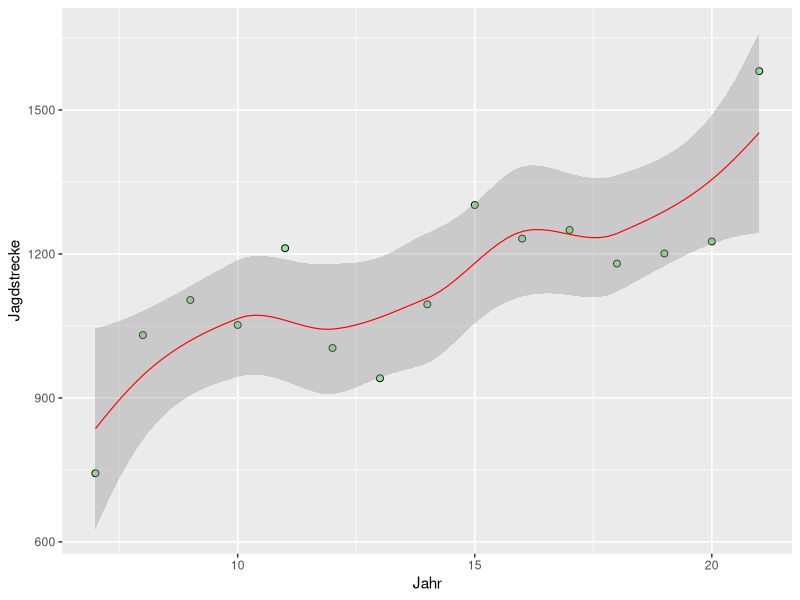
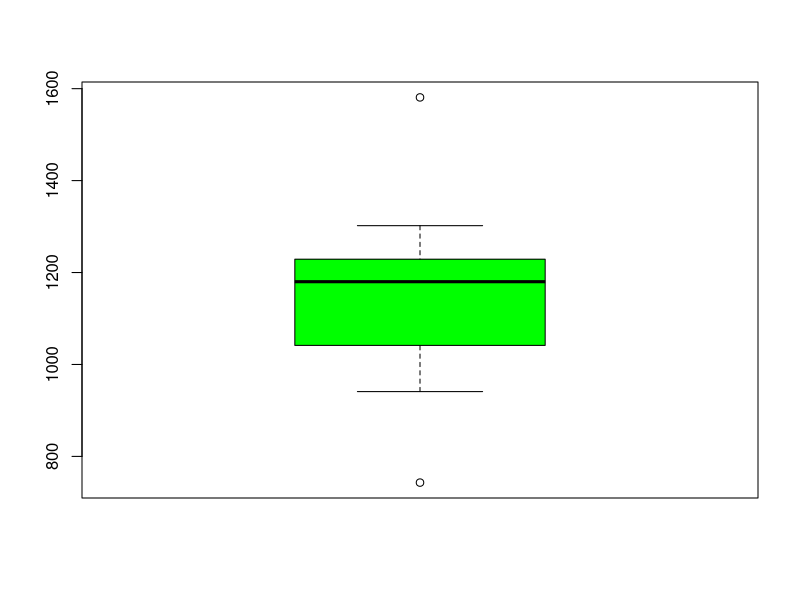
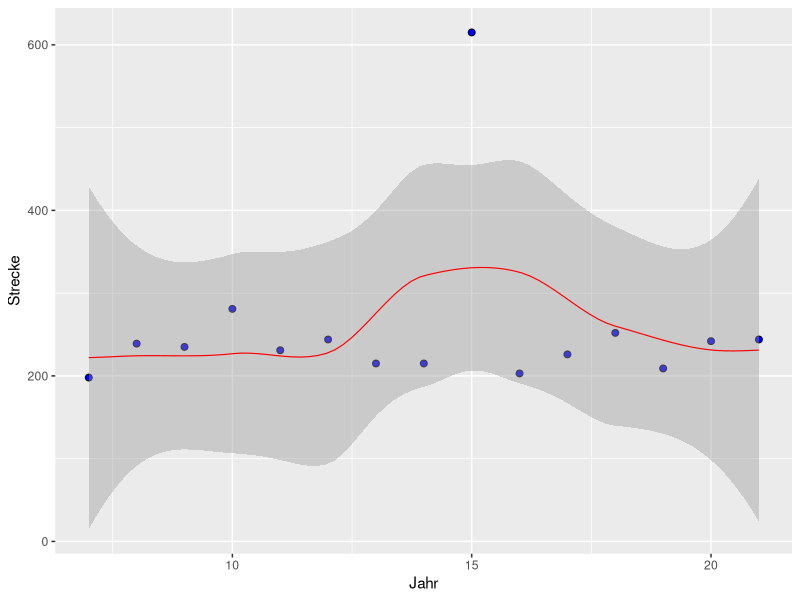
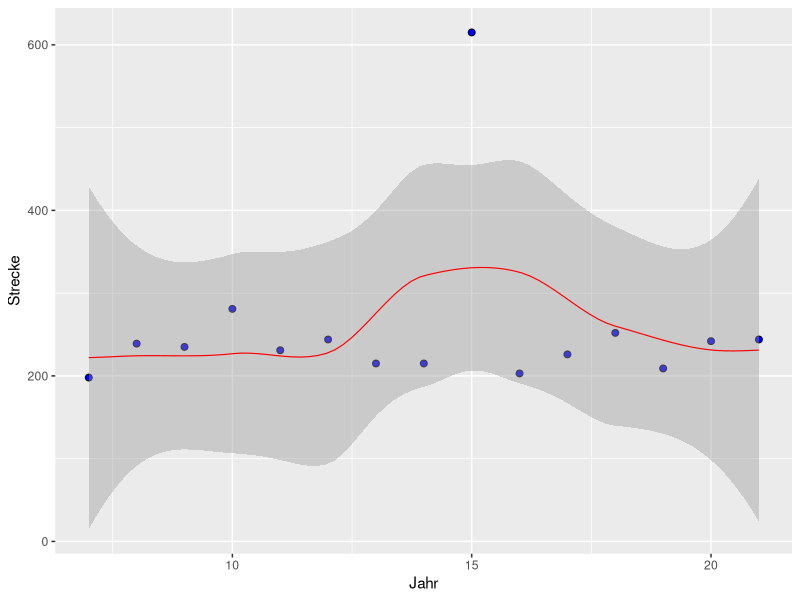
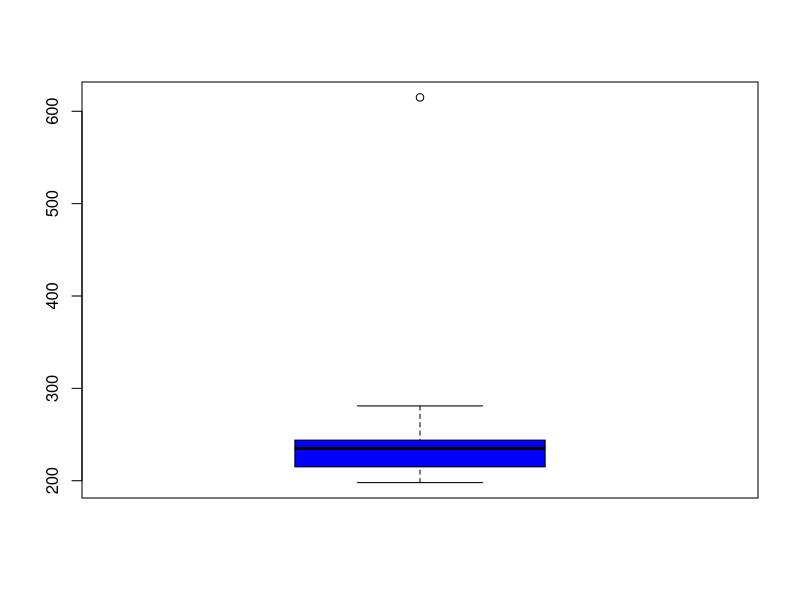

Reproduce these figures in R, in order.
## ---- chunk 1

## ---- chunk 2
x <- c(21, 20, 19, 18, 17, 16, 15, 14, 13, 12, 11, 10, 09, 08, 07)
y <- c(1581, 1226, 1201, 1180, 1250, 1232, 1302, 1095, 941, 1004, 1212, 1052, 1104, 1031, 743 )
df1 <- data.frame(Jahr = x, Jagdstrecke = y)
df1

## ---- chunk 3
library(ggplot2)


ggplot(df1) +
  aes(y = Jagdstrecke,
      x = Jahr) +
  geom_point(shape = 21, size = 2, fill = "lightgreen") + 
  geom_smooth(col='red', linewidth=0.4 )

## ---- chunk 4
boxplot(df1$Jagdstrecke, col="green")


## ---- chunk 5
x <- c(21, 20, 19, 18, 17, 16, 15, 14, 13, 12, 11, 10, 09, 08, 07)
y <- c(244, 242, 209, 252, 226, 203, 615, 215, 215, 244, 231, 281, 235, 239, 198)
df <- data.frame(Jahr = x, Strecke = y)
df

## ---- chunk 6


ggplot(df) +
  aes(x=Jahr, 
      y=Strecke) +
    geom_point(shape = 21, size = 2, fill = "blue") +
    geom_smooth(col='red', linewidth=0.4 )
## ---- chunk 7
library(ggplot2)


ggplot(df) +
  aes(y = Strecke,
      x = Jahr) +
  geom_point(shape = 21, size = 2, fill = "blue") +
  geom_smooth(col='red', linewidth=0.4 )


## ---- chunk 8
boxplot(df$Strecke, col="blue")


